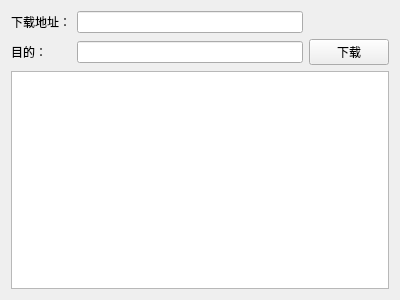
<?xml version="1.0" encoding="UTF-8"?>
<ui version="4.0">
 <class>HttpDownload</class>
 <widget class="QWidget" name="HttpDownload">
  <property name="geometry">
   <rect>
    <x>0</x>
    <y>0</y>
    <width>400</width>
    <height>300</height>
   </rect>
  </property>
  <property name="windowTitle">
   <string>HttpDownload</string>
  </property>
  <layout class="QVBoxLayout" name="verticalLayout">
   <item>
    <layout class="QGridLayout" name="gridLayout">
     <item row="0" column="0">
      <widget class="QLabel" name="label">
       <property name="text">
        <string>下载地址：</string>
       </property>
      </widget>
     </item>
     <item row="1" column="0">
      <widget class="QLabel" name="label_2">
       <property name="text">
        <string>目的：</string>
       </property>
      </widget>
     </item>
     <item row="1" column="1">
      <widget class="QLineEdit" name="lineEditDir"/>
     </item>
     <item row="0" column="1">
      <widget class="QLineEdit" name="lineEditUrl"/>
     </item>
     <item row="1" column="2">
      <widget class="QPushButton" name="pushButtonDown">
       <property name="text">
        <string>下载</string>
       </property>
      </widget>
     </item>
    </layout>
   </item>
   <item>
    <widget class="QListWidget" name="listWidget"/>
   </item>
  </layout>
 </widget>
 <layoutdefault spacing="6" margin="11"/>
 <resources/>
 <connections/>
</ui>
